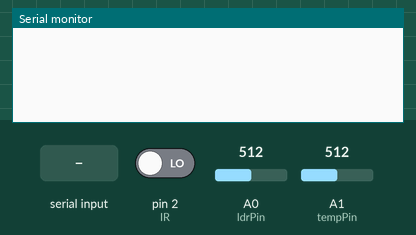
Simulated run of this sketch. Board: Arduino Uno, built with avr-gcc and run on an emulated ATmega328P. Shown: the last lines printed to the serial monitor. Inputs (shaded band) come from the test bench; at power-on: pin 2 (IR) LOW, A0 (ldrPin) = 512, A1 (tempPin) = 512.

Above: at 1.2 s.
1.3 s: "a" received over Serial
At 2.2 s:
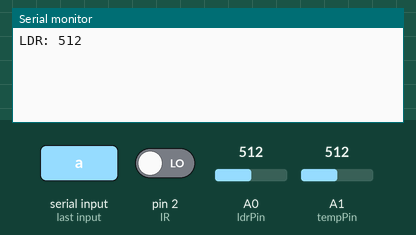
2.8 s: "b" received over Serial
At 3.4 s:
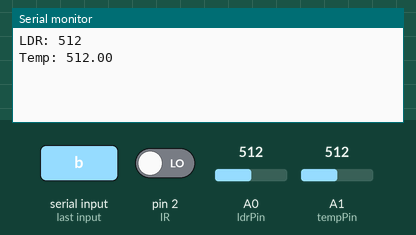
4.3 s: "c" received over Serial
At 5.7 s:
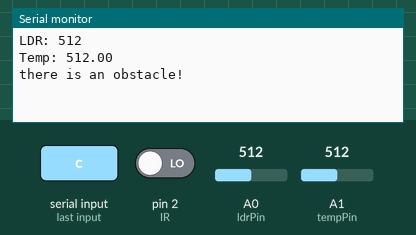

The sketch:

Home_Automation.ino
```cpp
/*
 Press a to get LDR data
 Press b to get Temperature Data
 Press c to get Obstacle Data(IR Detection)

 B Kedhar Guhan
 */


#define IR 2      // digital pin for ir sensor

int detection = HIGH;
int ldrPin = A0;
int tempPin = A1;
int ldr = 0;// initialization to no obstacle

void setup()
{
  Serial.begin (9600);
  pinMode(IR, INPUT);
}

void loop() {

if(Serial.available() > 0)
{
  detection = digitalRead(IR);
  ldr = analogRead(A0);
  float voltage = analogRead(A1);
  float temp =  voltage;

  int s = Serial.read();
  switch(s)
  {
    case 'a':
    Serial.print("LDR: "); Serial.println(ldr);
    delay(100);
    break;

    case 'b':
    Serial.print("Temp: "); Serial.println(temp);
    delay(100);
    break;

    case 'c':
    if(detection == LOW)
      Serial.print("there is an obstacle!\n");
    else Serial.print("No obstacle!\n");
    delay(100);
  }
}
}
```

Measured:
- after the input at 1.3 s, the serial monitor: prints a new line at once (image 1)
- after the input at 2.8 s, the serial monitor: prints a new line at once (image 2)
- after the input at 4.3 s, the serial monitor: prints a new line at once (image 3)
